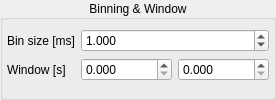
      <widget class="QGroupBox" name="groupBox_binning_and_window">
       <property name="title">
        <string>Binning &amp;&amp; Window</string>
       </property>
       <property name="alignment">
        <set>Qt::AlignCenter</set>
       </property>
       <layout class="QVBoxLayout" name="verticalLayout_binningandwindow">
        <property name="leftMargin">
         <number>4</number>
        </property>
        <property name="topMargin">
         <number>4</number>
        </property>
        <property name="rightMargin">
         <number>4</number>
        </property>
        <property name="bottomMargin">
         <number>10</number>
        </property>
        <item>
         <layout class="QGridLayout" name="gridLayout_binningandwindow">
          <item row="1" column="0">
           <widget class="QLabel" name="label_window">
            <property name="text">
             <string>Window [s]</string>
            </property>
           </widget>
          </item>
          <item row="1" column="2">
           <widget class="QDoubleSpinBox" name="doubleSpinBox_window_r">
            <property name="decimals">
             <number>3</number>
            </property>
            <property name="maximum">
             <double>100000.000000000000000</double>
            </property>
           </widget>
          </item>
          <item row="0" column="0">
           <widget class="QLabel" name="label_binsize">
            <property name="text">
             <string>Bin size [ms]</string>
            </property>
           </widget>
          </item>
          <item row="1" column="1">
           <widget class="QDoubleSpinBox" name="doubleSpinBox_window_l">
            <property name="decimals">
             <number>3</number>
            </property>
            <property name="maximum">
             <double>100000.000000000000000</double>
            </property>
           </widget>
          </item>
          <item row="0" column="1" colspan="2">
           <widget class="QDoubleSpinBox" name="doubleSpinBox_binsize">
            <property name="decimals">
             <number>3</number>
            </property>
            <property name="maximum">
             <double>100000.000000000000000</double>
            </property>
            <property name="singleStep">
             <double>0.010000000000000</double>
            </property>
            <property name="value">
             <double>1.000000000000000</double>
            </property>
           </widget>
          </item>
         </layout>
        </item>
       </layout>
      </widget>
